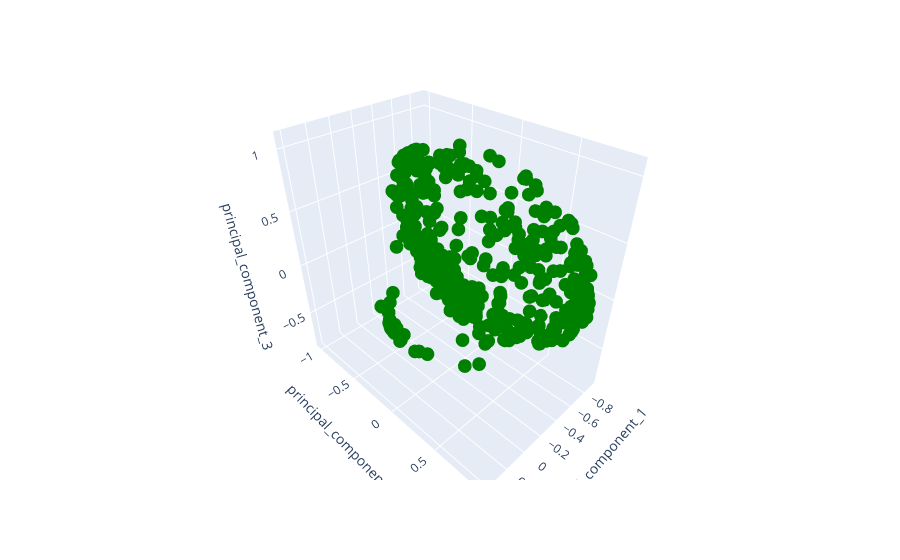

Notebook source saved alongside this figure:
### Markdown cell above
Plotting the dataset in 3D after PCA transformation (Plotando o dataset em 3D após a transformação do PCA).

### Code cell
fig = px.scatter_3d(df_item_pca, x='principal_component_1', y='principal_component_2', z='principal_component_3').update_traces(marker=dict(color='green'))
fig.show()

### Figure 1 — Plotly figure (JSON) as saved in the notebook; plotly's stock layout.template omitted (floating-point values rounded to 4 significant figures; data arrays with more than 128 entries replaced by an {"elided": "..."} marker saying what was removed)
{"data": [{"hovertemplate": "principal_component_1=%{x}<br>principal_component_2=%{y}<br>principal_component_3=%{z}<extra></extra>", "legendgroup": "", "marker": {"color": "green", "symbol": "circle"}, "mode": "markers", "name": "", "scene": "scene", "showlegend": false, "type": "scatter3d", "x": {"elided": "982 float values"}, "y": {"elided": "982 float values"}, "z": {"elided": "982 float values"}}], "layout": {"autosize": true, "legend": {"tracegroupgap": 0}, "margin": {"t": 60}, "scene": {"aspectmode": "auto", "aspectratio": {"x": 0.7833, "y": 1.136, "z": 1.123}, "domain": {"x": [0, 1], "y": [0, 1]}, "xaxis": {"title": {"text": "principal_component_1"}, "type": "linear"}, "yaxis": {"title": {"text": "principal_component_2"}, "type": "linear"}, "zaxis": {"title": {"text": "principal_component_3"}, "type": "linear"}}}}
